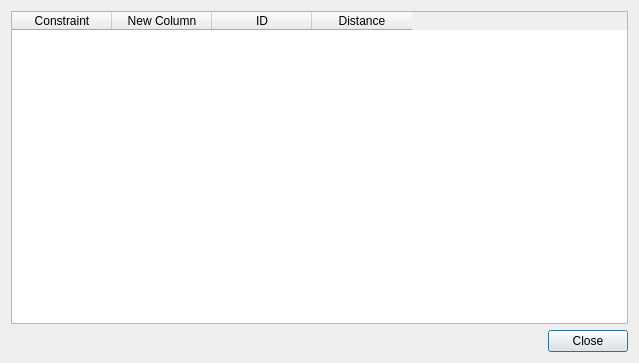
<?xml version="1.0" encoding="UTF-8"?>
<ui version="4.0">
 <class>dlgPipelineDialog</class>
 <widget class="QDialog" name="dlgPipelineDialog">
  <property name="geometry">
   <rect>
    <x>0</x>
    <y>0</y>
    <width>639</width>
    <height>363</height>
   </rect>
  </property>
  <property name="windowTitle">
   <string>Pipeline Planner</string>
  </property>
  <layout class="QGridLayout" name="gridLayout">
   <item row="0" column="0">
    <widget class="QTableWidget" name="tblImpacts">
     <property name="alternatingRowColors">
      <bool>true</bool>
     </property>
     <column>
      <property name="text">
       <string>Constraint</string>
      </property>
     </column>
     <column>
      <property name="text">
       <string>New Column</string>
      </property>
     </column>
     <column>
      <property name="text">
       <string>ID</string>
      </property>
     </column>
     <column>
      <property name="text">
       <string>Distance</string>
      </property>
     </column>
    </widget>
   </item>
   <item row="1" column="0">
    <layout class="QHBoxLayout" name="horizontalLayout">
     <item>
      <spacer name="horizontalSpacer">
       <property name="orientation">
        <enum>Qt::Horizontal</enum>
       </property>
       <property name="sizeHint" stdset="0">
        <size>
         <width>518</width>
         <height>20</height>
        </size>
       </property>
      </spacer>
     </item>
     <item>
      <widget class="QPushButton" name="btnPush">
       <property name="text">
        <string>Close</string>
       </property>
      </widget>
     </item>
    </layout>
   </item>
  </layout>
 </widget>
 <resources/>
 <connections>
  <connection>
   <sender>btnPush</sender>
   <signal>pressed()</signal>
   <receiver>dlgPipelineDialog</receiver>
   <slot>reject()</slot>
   <hints>
    <hint type="sourcelabel">
     <x>588</x>
     <y>339</y>
    </hint>
    <hint type="destinationlabel">
     <x>319</x>
     <y>181</y>
    </hint>
   </hints>
  </connection>
 </connections>
</ui>
